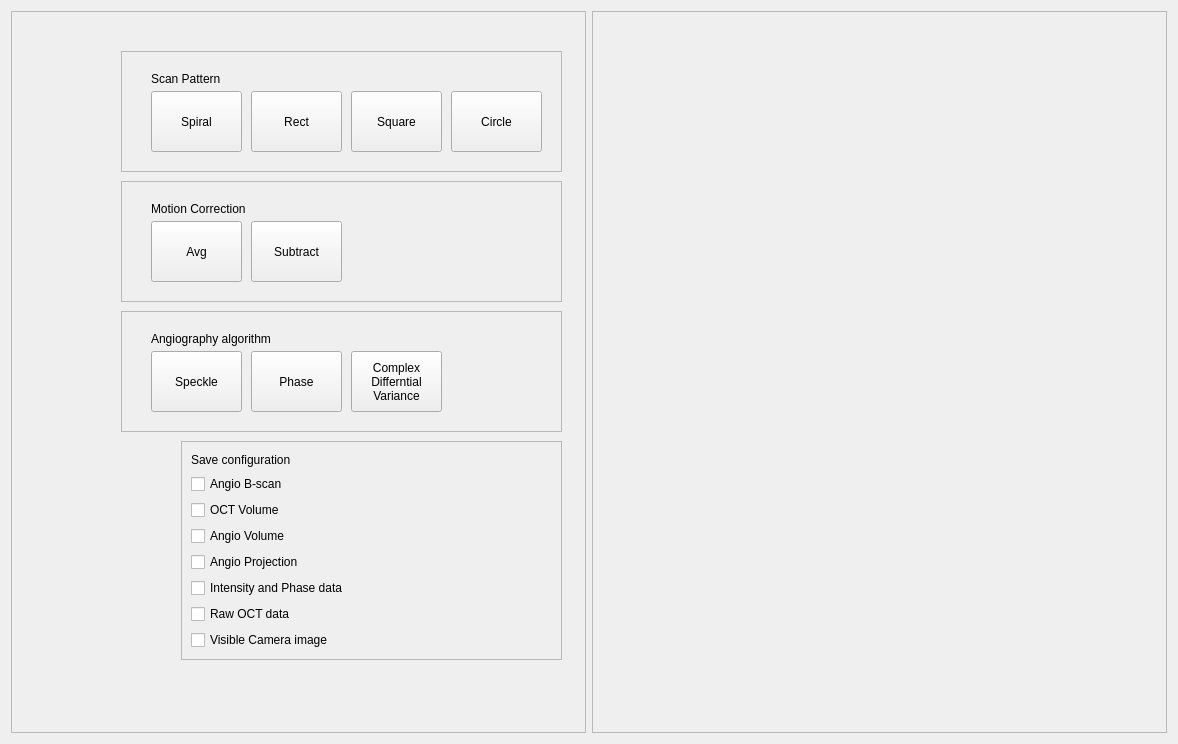
<?xml version="1.0" encoding="UTF-8"?>
<ui version="4.0">
 <class>Form</class>
 <widget class="QWidget" name="Form">
  <property name="geometry">
   <rect>
    <x>0</x>
    <y>0</y>
    <width>1178</width>
    <height>744</height>
   </rect>
  </property>
  <property name="sizePolicy">
   <sizepolicy hsizetype="Ignored" vsizetype="Ignored">
    <horstretch>0</horstretch>
    <verstretch>0</verstretch>
   </sizepolicy>
  </property>
  <property name="windowTitle">
   <string>Form</string>
  </property>
  <layout class="QHBoxLayout" name="horizontalLayout">
   <item>
    <widget class="QFrame" name="frameCenterArea">
     <property name="minimumSize">
      <size>
       <width>200</width>
       <height>0</height>
      </size>
     </property>
     <property name="frameShape">
      <enum>QFrame::StyledPanel</enum>
     </property>
     <property name="frameShadow">
      <enum>QFrame::Raised</enum>
     </property>
     <widget class="QFrame" name="frame">
      <property name="geometry">
       <rect>
        <x>110</x>
        <y>40</y>
        <width>441</width>
        <height>121</height>
       </rect>
      </property>
      <property name="frameShape">
       <enum>QFrame::StyledPanel</enum>
      </property>
      <property name="frameShadow">
       <enum>QFrame::Raised</enum>
      </property>
      <widget class="QLabel" name="label_9">
       <property name="geometry">
        <rect>
         <x>30</x>
         <y>20</y>
         <width>171</width>
         <height>16</height>
        </rect>
       </property>
       <property name="text">
        <string>Scan Pattern</string>
       </property>
      </widget>
      <widget class="QPushButton" name="pushButton_28">
       <property name="geometry">
        <rect>
         <x>330</x>
         <y>40</y>
         <width>91</width>
         <height>61</height>
        </rect>
       </property>
       <property name="text">
        <string>Circle</string>
       </property>
      </widget>
      <widget class="QPushButton" name="pushButton_29">
       <property name="geometry">
        <rect>
         <x>30</x>
         <y>40</y>
         <width>91</width>
         <height>61</height>
        </rect>
       </property>
       <property name="text">
        <string>Spiral</string>
       </property>
      </widget>
      <widget class="QPushButton" name="pushButton_30">
       <property name="geometry">
        <rect>
         <x>230</x>
         <y>40</y>
         <width>91</width>
         <height>61</height>
        </rect>
       </property>
       <property name="text">
        <string>Square</string>
       </property>
      </widget>
      <widget class="QPushButton" name="pushButton_31">
       <property name="geometry">
        <rect>
         <x>130</x>
         <y>40</y>
         <width>91</width>
         <height>61</height>
        </rect>
       </property>
       <property name="text">
        <string>Rect</string>
       </property>
      </widget>
     </widget>
     <widget class="QFrame" name="frame_2">
      <property name="geometry">
       <rect>
        <x>110</x>
        <y>170</y>
        <width>441</width>
        <height>121</height>
       </rect>
      </property>
      <property name="frameShape">
       <enum>QFrame::StyledPanel</enum>
      </property>
      <property name="frameShadow">
       <enum>QFrame::Raised</enum>
      </property>
      <widget class="QLabel" name="label_10">
       <property name="geometry">
        <rect>
         <x>30</x>
         <y>20</y>
         <width>171</width>
         <height>16</height>
        </rect>
       </property>
       <property name="text">
        <string>Motion Correction</string>
       </property>
      </widget>
      <widget class="QPushButton" name="pushButton_33">
       <property name="geometry">
        <rect>
         <x>30</x>
         <y>40</y>
         <width>91</width>
         <height>61</height>
        </rect>
       </property>
       <property name="text">
        <string>Avg</string>
       </property>
      </widget>
      <widget class="QPushButton" name="pushButton_35">
       <property name="geometry">
        <rect>
         <x>130</x>
         <y>40</y>
         <width>91</width>
         <height>61</height>
        </rect>
       </property>
       <property name="text">
        <string>Subtract</string>
       </property>
      </widget>
     </widget>
     <widget class="QFrame" name="frame_3">
      <property name="geometry">
       <rect>
        <x>110</x>
        <y>300</y>
        <width>441</width>
        <height>121</height>
       </rect>
      </property>
      <property name="frameShape">
       <enum>QFrame::StyledPanel</enum>
      </property>
      <property name="frameShadow">
       <enum>QFrame::Raised</enum>
      </property>
      <widget class="QLabel" name="label_13">
       <property name="geometry">
        <rect>
         <x>30</x>
         <y>20</y>
         <width>171</width>
         <height>16</height>
        </rect>
       </property>
       <property name="text">
        <string>Angiography algorithm</string>
       </property>
      </widget>
      <widget class="QPushButton" name="pushButton_37">
       <property name="geometry">
        <rect>
         <x>30</x>
         <y>40</y>
         <width>91</width>
         <height>61</height>
        </rect>
       </property>
       <property name="text">
        <string>Speckle</string>
       </property>
      </widget>
      <widget class="QPushButton" name="pushButton_38">
       <property name="geometry">
        <rect>
         <x>230</x>
         <y>40</y>
         <width>91</width>
         <height>61</height>
        </rect>
       </property>
       <property name="text">
        <string>Complex 
Differntial 
Variance</string>
       </property>
      </widget>
      <widget class="QPushButton" name="pushButton_39">
       <property name="geometry">
        <rect>
         <x>130</x>
         <y>40</y>
         <width>91</width>
         <height>61</height>
        </rect>
       </property>
       <property name="text">
        <string>Phase</string>
       </property>
      </widget>
     </widget>
     <widget class="QFrame" name="frame_4">
      <property name="geometry">
       <rect>
        <x>170</x>
        <y>430</y>
        <width>381</width>
        <height>219</height>
       </rect>
      </property>
      <property name="frameShape">
       <enum>QFrame::StyledPanel</enum>
      </property>
      <property name="frameShadow">
       <enum>QFrame::Raised</enum>
      </property>
      <layout class="QGridLayout" name="gridLayout">
       <item row="1" column="0">
        <widget class="QCheckBox" name="checkBox">
         <property name="text">
          <string>Angio B-scan</string>
         </property>
        </widget>
       </item>
       <item row="3" column="0">
        <widget class="QCheckBox" name="checkBox_4">
         <property name="text">
          <string>Angio Volume</string>
         </property>
        </widget>
       </item>
       <item row="6" column="0">
        <widget class="QCheckBox" name="checkBox_7">
         <property name="text">
          <string>Raw OCT data</string>
         </property>
        </widget>
       </item>
       <item row="4" column="0">
        <widget class="QCheckBox" name="checkBox_5">
         <property name="text">
          <string>Angio Projection</string>
         </property>
        </widget>
       </item>
       <item row="2" column="0">
        <widget class="QCheckBox" name="checkBox_3">
         <property name="text">
          <string>OCT Volume</string>
         </property>
        </widget>
       </item>
       <item row="7" column="0">
        <widget class="QCheckBox" name="checkBox_8">
         <property name="text">
          <string>Visible Camera image</string>
         </property>
        </widget>
       </item>
       <item row="5" column="0">
        <widget class="QCheckBox" name="checkBox_6">
         <property name="text">
          <string>Intensity and Phase data</string>
         </property>
        </widget>
       </item>
       <item row="0" column="0">
        <widget class="QLabel" name="label_14">
         <property name="text">
          <string>Save configuration</string>
         </property>
        </widget>
       </item>
      </layout>
     </widget>
    </widget>
   </item>
   <item>
    <widget class="QFrame" name="frame_9">
     <property name="frameShape">
      <enum>QFrame::StyledPanel</enum>
     </property>
     <property name="frameShadow">
      <enum>QFrame::Raised</enum>
     </property>
     <widget class="QLabel" name="label_20">
      <property name="geometry">
       <rect>
        <x>368</x>
        <y>80</y>
        <width>391</width>
        <height>301</height>
       </rect>
      </property>
      <property name="text">
       <string/>
      </property>
      <property name="pixmap">
       <pixmap resource="oct_gallery_resources.qrc">:/website/images/oct_gallery/retina_angiograph_03.jpg</pixmap>
      </property>
      <property name="scaledContents">
       <bool>true</bool>
      </property>
     </widget>
     <widget class="QLabel" name="label_21">
      <property name="geometry">
       <rect>
        <x>30</x>
        <y>90</y>
        <width>291</width>
        <height>271</height>
       </rect>
      </property>
      <property name="text">
       <string/>
      </property>
      <property name="pixmap">
       <pixmap resource="oct_gallery_resources.qrc">:/website/images/oct_gallery/cat1_retina36s.jpg</pixmap>
      </property>
      <property name="scaledContents">
       <bool>true</bool>
      </property>
     </widget>
     <widget class="QLabel" name="label_22">
      <property name="geometry">
       <rect>
        <x>190</x>
        <y>80</y>
        <width>321</width>
        <height>291</height>
       </rect>
      </property>
      <property name="text">
       <string/>
      </property>
      <property name="pixmap">
       <pixmap resource="oct_gallery_resources.qrc">:/website/images/oct_gallery/Retina11.jpg</pixmap>
      </property>
      <property name="scaledContents">
       <bool>true</bool>
      </property>
     </widget>
     <zorder>label_14</zorder>
     <zorder>label_20</zorder>
     <zorder>label_21</zorder>
     <zorder>label_22</zorder>
    </widget>
   </item>
  </layout>
 </widget>
 <resources>
  <include location="oct_gallery_resources.qrc"/>
 </resources>
 <connections/>
</ui>
